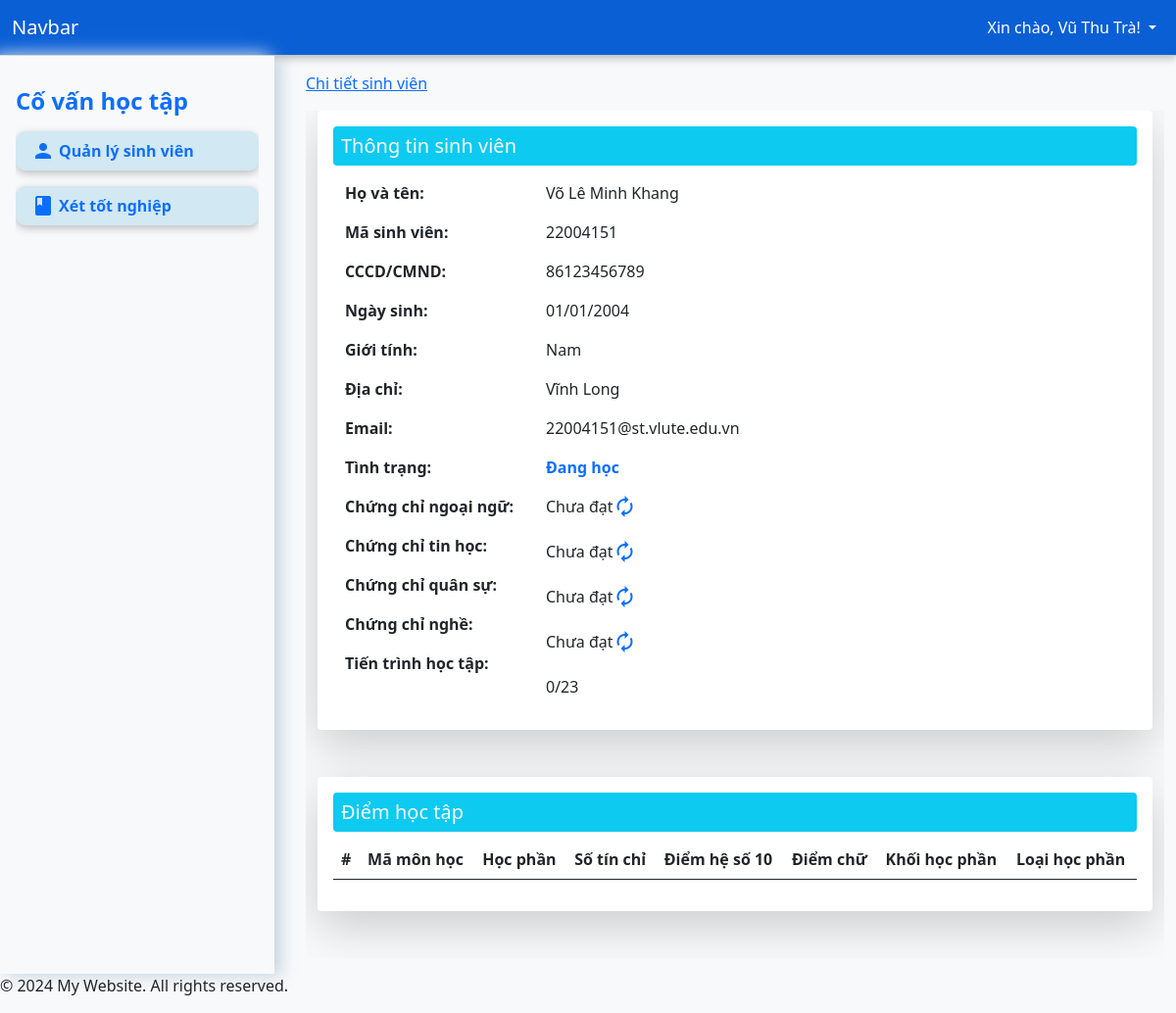
/?page=detail&student_code=22004151 (signed in), run on an earlier commit of the app's database.
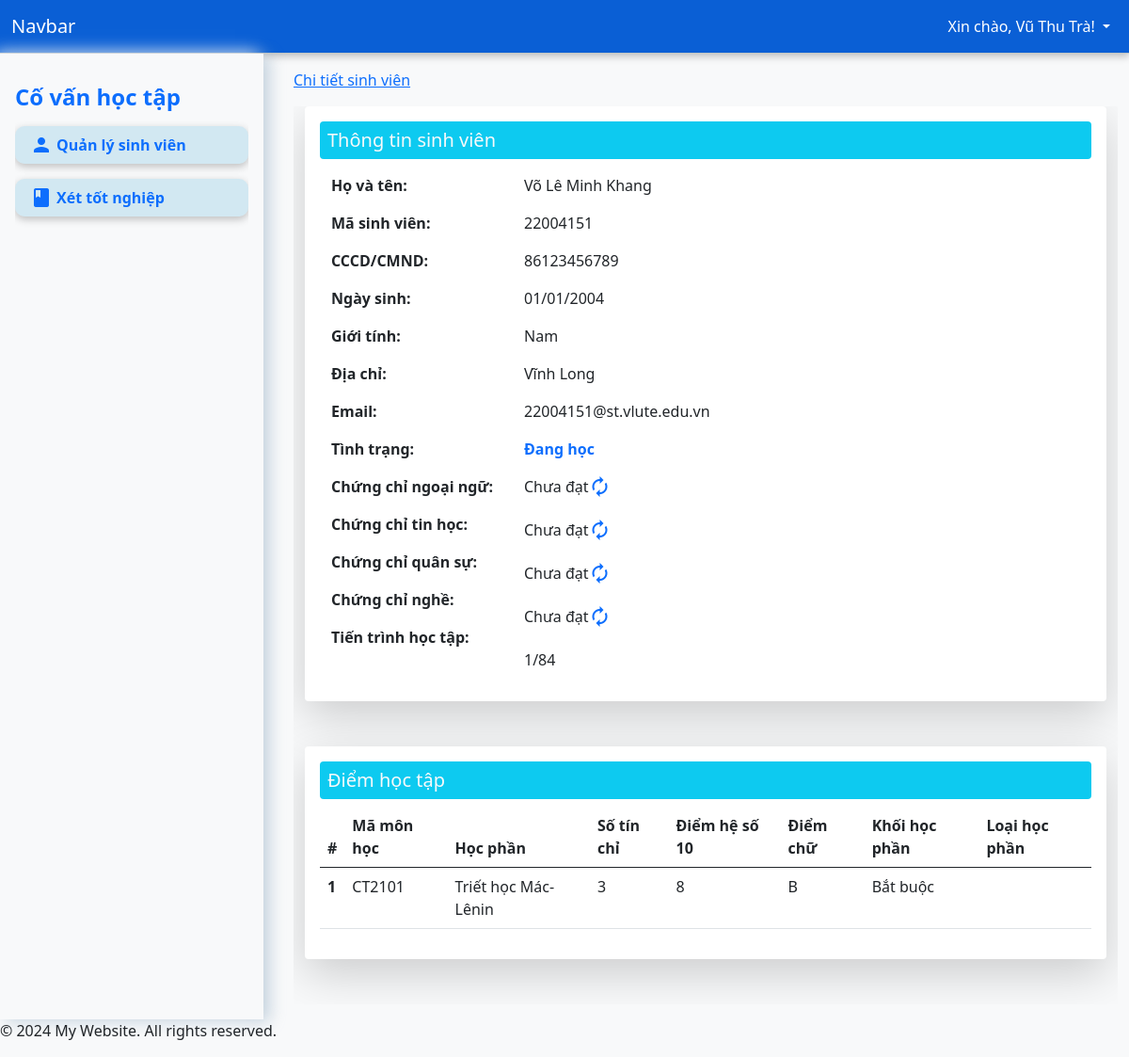
And on a later commit of the database.
### tables this page shows
CREATE TABLE `students` (
  `id` int(11) NOT NULL,
  `student_code` varchar(50) NOT NULL,
  `full_name` varchar(255) NOT NULL,
  `identity` varchar(255) NOT NULL,
  `dob` date DEFAULT NULL,
  `gender` enum('Nam','Nữ','Khác') NOT NULL DEFAULT 'Nam',
  `address` varchar(255) NOT NULL,
  `email` varchar(255) DEFAULT NULL,
  `status` enum('Đang học','Tạm dừng học','Đã tốt nghiệp','Nghỉ học','Buộc thôi học') DEFAULT 'Đang học',
  `created_at` datetime DEFAULT current_timestamp()
);

CREATE TABLE `grades` (
  `id` int(11) NOT NULL,
  `student_code` varchar(50) NOT NULL,
  `grade` longtext NOT NULL,
  `language` enum('Đạt','Chưa đạt') DEFAULT 'Chưa đạt',
  `infomatic` enum('Đạt','Chưa đạt') DEFAULT 'Chưa đạt',
  `military` enum('Đạt','Chưa đạt') DEFAULT 'Chưa đạt',
  `practising` enum('Đạt','Chưa đạt') DEFAULT 'Chưa đạt',
  `created_at` datetime DEFAULT current_timestamp()
);

CREATE TABLE `courses` (
  `id` int(11) NOT NULL,
  `course_code` varchar(50) NOT NULL,
  `course_name` varchar(255) NOT NULL,
  `credits` int(11) NOT NULL,
  `optional` enum('Bắt buộc','Tự chọn') DEFAULT 'Bắt buộc',
  `accumulation` enum('Tích lũy','Không tích lũy') DEFAULT 'Tích lũy',
  `pre_course` varchar(50) DEFAULT NULL
);

### app/controller/DetailController.php (called while the page is built, shortened)
<?php
class DetailController
{
    private $conn;
    public function __construct($conn)
    {
        $this->conn = $conn;
    }
    function index($student_code)
    {
        $student_code = mysqli_real_escape_string($this->conn, $student_code);
        $query = "
        SELECT
        s.*,
        g.grade AS grades,
        g.language as language,
        g.infomatic as infomatic,
        g.military as military,
        g.practising as practising
        FROM students s
        LEFT JOIN grades g ON s.student_code = g.student_code
        WHERE s.student_code = '$student_code'
        ";
        $result = mysqli_query($this->conn, $query);
        $row = mysqli_fetch_assoc($result);
        $grade_courses_count = $row['grades'] ? count(json_decode($row['grades'], true)) : 0;
        $courses_query = "SELECT COUNT(*) as total_courses FROM courses";
        $courses_result = mysqli_query($this->conn, $courses_query);
        $courses_row = mysqli_fetch_assoc($courses_result);
        $total_courses_count = $courses_row['total_courses'];
        $row['grade_courses_count'] = $grade_courses_count;
        $row['total_courses_count'] = $total_courses_count;
        $course_grade = [];
        if ($row['grades']) {
            $grades = json_decode($row['grades'], true);
            foreach ($grades as $course_code => $grade) {
                $course_query = "SELECT course_name, credits, optional, accumulation FROM courses WHERE course_code = '$course_code'";
                $course_result = mysqli_query($this->conn, $course_query);
                $course_row = mysqli_fetch_assoc($course_result);
                $course_grade[] = [
                    'course_code' => $course_code,
                    'course_name' => $course_row['course_name'],
                    'credits' => $course_row['credits'],
                    'grade' => $grade,
                    'credits' => $course_row['credits'],
                    'optional' => $course_row['optional'],
                    'accumulation' => $course_row['accumulation']
                ];
            }
        }
        $row['course_grades'] = $course_grade;
        return $row;
    }
    function getCoursesTree($student_code)
    {
        $student_code = mysqli_real_escape_string($this->conn, $student_code);
        $queryGetAllCourses = "SELECT * FROM courses";
        $resultGetAllCourses = mysqli_query($this->conn, $queryGetAllCourses);
        $courses = [];
        while ($row = mysqli_fetch_assoc($resultGetAllCourses)) {
            $courses[] = $row;
        }
        $queryGetGrades = "SELECT grade FROM grades WHERE student_code = '$student_code'";
        $resultGetGrades = mysqli_query($this->conn, $queryGetGrades);
        $gradeCourses = "";
        while ($row = mysqli_fetch_assoc($resultGetGrades)) {
            $gradeCourses = $row['grade'];
        }
        $gradeCoursesArray = [];
        if ($gradeCourses !== "") {
            $gradeCoursesArray = json_decode($gradeCourses, true);
        }
        $tempCourses = [];
        foreach ($courses as $course) {
            if ( !empty($gradeCoursesArray) && array_key_exists($course['course_code'], $gradeCoursesArray)) {
                if (intval($gradeCoursesArray[$course['course_code']]) >= 5) {
                    $tempCourses[$course['id']] = [
                        'course_name' => $course['course_name'],
                        'pre_course' => $course['pre_course'],
                        'color' => 'green',
                        'children' => []
                    ];
                }
            } else {
                $tempCourses[$course['id']] = [
                    'course_name' => $course['course_name'],
                    'pre_course' => $course['pre_course'],
                    'color' => 'red',
                    'children' => []
                ];
            }
        }
        $coursesTree = [];
        foreach ($tempCourses as $id => &$course) {
            if ($course['pre_course'] === null) {
                $coursesTree[] = &$course;
            } else {
                $tempCourses[$course['pre_course']]['children'][] = &$course;
            }
        }
        return $coursesTree;
    }
}

### app/views/pages/detail.php (the view)
<?php
require_once "/xampp/htdocs/app/controller/DetailController.php";
$detailController = new DetailController($conn);
$student_code = $_GET['student_code'];
$students = $detailController->index($student_code);
$study_progress = $detailController->getCoursesTree($student_code);
?>
<nav aria-label="Page navigation">
    <div class="container overflow-hidden">
        <div class="row shadow-lg p-3 mb-5 bg-body rounded">
            <h5 class="bg-info p-2 text-light rounded">Thông tin sinh viên</h5>
            <div class="col-6 col-md-3 mt-2">
                <p class="fw-bold">Họ và tên:</p>
                <p class="fw-bold">Mã sinh viên:</p>
                <p class="fw-bold">CCCD/CMND:</p>
                <p class="fw-bold">Ngày sinh:</p>
                <p class="fw-bold">Giới tính:</p>
                <p class="fw-bold">Địa chỉ:</p>
                <p class="fw-bold">Email:</p>
                <p class="fw-bold">Tình trạng:</p>
                <p class="fw-bold">Chứng chỉ ngoại ngữ:</p>
                <p class="fw-bold">Chứng chỉ tin học:</p>
                <p class="fw-bold">Chứng chỉ quân sự:</p>
                <p class="fw-bold">Chứng chỉ nghề:</p>
                <p class="fw-bold">Tiến trình học tập:</p>
            </div>
            <div class="col-6 col-md-9 mt-2">
                <p><?php echo $students['full_name']; ?></p>
                <p><?php echo $students['student_code']; ?></p>
                <p><?php echo $students['identity']; ?></p>
                <p><?php
                    $dob = $students['dob'];
                    $formatted_dob = DateTime::createFromFormat('Y-m-d', $dob)->format('d/m/Y');
                    echo $formatted_dob; ?>
                </p>
                <p><?php echo $students['gender']; ?></p>
                <p><?php echo $students['address']; ?></p>
                <p><?php echo $students['email']; ?></p>
                <p class="<?php
                            if ($students['status'] == 'Đã tốt nghiệp') {
                                echo 'text-success';
                            } else if ($students['status'] == 'Thôi học  ') {
                                echo 'text-danger';
                            } else {
                                echo 'text-primary';
                            }
                            ?> fw-bold"><?php echo $students['status'] ?></p>
                <p class="d-flex">
                    <?php echo isset($students['language']) ? $students['language'] : "Chưa đạt"; ?>
                    <a type="button" href="/app/controller/GraduateController.php?cert=language&student_code=<?php echo $students['student_code']; ?>&status=<?php echo $students['language']; ?>"><i class="material-icons">autorenew</i></a>
                </p>
                <p class="d-flex">
                    <?php echo isset($students['infomatic']) ? $students['infomatic'] : "Chưa đạt"; ?>
                    <a type="button" href="/app/controller/GraduateController.php?cert=infomatic&student_code=<?php echo $students['student_code']; ?>&status=<?php echo $students['infomatic']; ?>"><i class="material-icons">autorenew</i></a>
                </p>
                <p class="d-flex">
                    <?php echo isset($students['military']) ? $students['military'] : "Chưa đạt"; ?>
                    <a type="button" href="/app/controller/GraduateController.php?cert=military&student_code=<?php echo $students['student_code']; ?>&status=<?php echo $students['military']; ?>"><i class="material-icons">autorenew</i></a>
                </p>
                <p class="d-flex">
                    <?php echo isset($students['practising']) ? $students['practising'] : "Chưa đạt"; ?>
                    <a type="button" href="/app/controller/GraduateController.php?cert=practising&student_code=<?php echo $students['student_code']; ?>&status=<?php echo $students['practising']; ?>"><i class="material-icons">autorenew</i></a>
                </p>
                <p><?php echo $students['grade_courses_count'] . "/" . $students['total_courses_count']; ?></p>
            </div>
        </div>
        <div class="row shadow-lg p-3 mb-5 bg-body rounded">
            <h5 class="bg-info p-2 text-light rounded">Điểm học tập</h5>
            <table class="table">
                <thead>
                    <tr>
                        <th scope="col">#</th>
                        <th scope="col">Mã môn học</th>
                        <th scope="col">Học phần</th>
                        <th scope="col">Số tín chỉ</th>
                        <th scope="col">Điểm hệ số 10</th>
                        <th scope="col">Điểm chữ</th>
                        <th scope="col">Khối học phần</th>
                        <th scope="col">Loại học phần</th>
                    </tr>
                </thead>
                <tbody>
                    <?php foreach ($students['course_grades'] as $index => $course_grade): ?>
                        <tr>
                            <th scope="row"><?php echo $index + 1; ?></th>
                            <td><?php echo htmlspecialchars($course_grade['course_code']); ?></td>
                            <td><?php echo htmlspecialchars($course_grade['course_name']); ?></td>
                            <td><?php echo htmlspecialchars($course_grade['credits']); ?></td>
                            <td><?php echo htmlspecialchars($course_grade['grade']); ?></td>
                            <td><?php
                                if ($course_grade['grade'] >= 9) {
                                    echo 'A';
                                } elseif ($course_grade['grade'] >= 8) {
                                    echo 'B';
                                } elseif ($course_grade['grade'] >= 6.5) {
                                    echo 'C';
                                } elseif ($course_grade['grade'] >= 5) {
                                    echo 'D';
                                } else {
                                    echo 'F';
                                }
                                ?>
                            </td>
                            <td><?php echo htmlspecialchars($course_grade['optional']); ?></td>
                            <td><?php echo htmlspecialchars($course_grade['accumulation']); ?></td>
                        </tr>
                    <?php endforeach; ?>
                </tbody>
            </table>
        </div>
    </div>
</nav>

What changed in the data, as far as the page shows it:
removed students: full_name "Võ Lê Minh Khang", student_code "22004151", identity "86123456789", dob "01/01/2004", gender "Nam", address "Vĩnh Long", email "22004151@st.vlute.edu.vn", status "Đang học"
added grades: students.full_name "Võ Lê Minh Khang", students.student_code "22004151", students.identity "86123456789", students.dob "01/01/2004", students.gender "Nam", students.address "Vĩnh Long", students.email "22004151@st.vlute.edu.vn", students.status "Đang học", language "Chưa đạt", infomatic "Chưa đạt", military "Chưa đạt", practising "Chưa đạt"
added courses: course_code "CT2101", course_name "Triết học Mác-Lênin", credits "3", grade "8", optional "Bắt buộc"
Also different on the page:
$students['grade_courses_count']: "0" → "1"
$students['total_courses_count']: "23" → "84"
text no longer shown: "Chưa đạt Chưa đạt Chưa đạt Chưa đạt"
